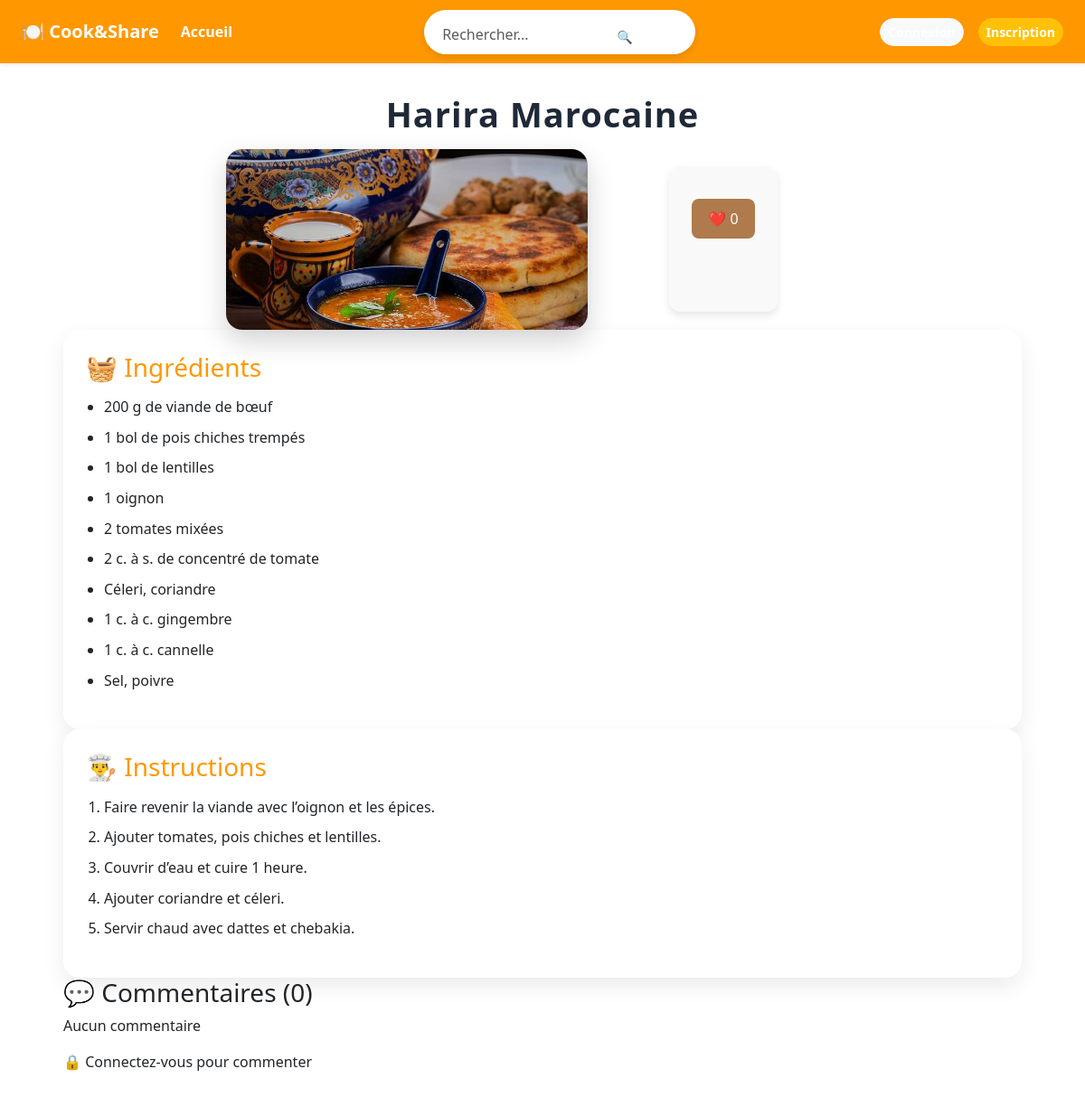
Screenshot of /recipe/6/ with the database file from the repository.
### recipes/models.py (models this page shows, shortened)
class Recipe(models.Model):
    title = models.CharField(max_length=200)
    ingredients = models.TextField()
    instructions = models.TextField()
    image = models.ImageField(upload_to='recipes/', blank=True, null=True)
    author = models.ForeignKey(User, on_delete=models.CASCADE)
    created_at = models.DateTimeField(auto_now_add=True)
    def total_likes(self):
        return self.likes.count()  # related_name='likes'

### recipes/views.py (the view)
# urls.py: path('recipe/<int:id>/', views.recipe_detail, name='recipe_detail'),
def recipe_detail(request, id):
    recipe = get_object_or_404(Recipe, id=id)
    instructions_list = recipe.instructions.splitlines()
    return render(request, 'recipes/recipe_detail.html', {
        'recipe': recipe,
        'instructions_list': instructions_list
    })

### recipes/templates/recipes/recipe_detail.html (shortened to what this page needs)
{% extends 'base.html' %}
{% load static %}
{% block content %}
<div class="recipe-detail-container">
    <h1 class="recipe-title">{{ recipe.title }}</h1>
    {% if recipe.image %}
    <div class="recipe-image-wrapper">
        <img src="{{ recipe.image.url }}" alt="{{ recipe.title }}" class="recipe-image">
        <form method="POST" action="{% url 'like_recipe' recipe.id %}" class="like-overlay">
            <button type="submit" class="like-circle">
                ❤️ <span>{{ recipe.total_likes }}</span>
            </button>
        </form>
    </div>
    {% endif %}
    <div class="recipe-sections">
        <div class="recipe-box">
            <h3>🧺 Ingrédients</h3>
            <ul>
                {% for ing in recipe.ingredients.splitlines %}
                    {% if ing %}
                        <li>{{ ing }}</li>
                    {% endif %}
                {% endfor %}
            </ul>
        </div>
        <div class="recipe-box">
            <h3>👨‍🍳 Instructions</h3>
            <ol>
                {% for step in instructions_list %}
                    {% if step %}
                        <li>{{ step }}</li>
                    {% endif %}
                {% endfor %}
            </ol>
        </div>
    </div>
    <div class="comments-section">
        <h3>💬 Commentaires ({{ recipe.comments.count }})</h3>
        {% for comment in recipe.comments.all %}
            <div class="comment">
                <strong>{{ comment.user.username }}</strong>
                <p>{{ comment.content }}</p>
                <small>{{ comment.created_at|date:"d M Y H:i" }}</small>
            </div>
        {% empty %}
            <p>Aucun commentaire</p>
        {% endfor %}
        {% if user.is_authenticated %}
            <form method="POST" action="{% url 'add_comment' recipe.id %}" class="comment-form">
                {% csrf_token %}
                <textarea name="content" placeholder="Écrire un commentaire..." required></textarea>
                <button type="submit">Envoyer</button>
            </form>
        {% else %}
            <p>🔒 Connectez-vous pour commenter</p>
        {% endif %}
    </div>
</div>
{% endblock %}

### recipes/static/css/style.css (style rules this page uses)
body { background-color: #f8f9fa; font-family: 'Segoe UI', Tahoma, sans-serif; }
body { background-color: #f6f6f6; font-family: 'Segoe UI', Tahoma, sans-serif; }
.recipe-detail-container { max-width: 900px; margin: 40px auto; padding: 20px; }
.recipe-title { text-align: center; font-size: 40px; margin-bottom: 30px; }
.recipe-image-wrapper { display: flex; justify-content: center; margin-bottom: 30px; }
.recipe-image-wrapper img { width: 70%; max-height: 420px; object-fit: cover; border-radius: 20px; box-shadow: 0 10px 30px rgba(0,0,0,0.15); }
.recipe-image-wrapper { display: flex; justify-content: center; margin: 30px 0; }
.recipe-image-wrapper img { width: 40%; max-width: 500px; height: auto; border-radius: 18px; box-shadow: 0 8px 20px rgba(0, 0, 0, 0.15); }
.recipe-image-wrapper img { width: 380px; max-width: 90%; border-radius: 20px; box-shadow: 0 10px 25px rgba(0,0,0,0.15); }
.recipe-image-wrapper { text-align: center; margin: 20px 0; }
.recipe-image-wrapper img { width: 200px; max-width: 90%; height: auto; border-radius: 10px; box-shadow: 0 8px 20px rgba(0,0,0,0.15); }
.recipe-image-wrapper { display: flex; justify-content: center; margin: 25px 0; }
.recipe-image-wrapper img { width: 400px; height: 200px; object-fit: cover; border-radius: 18px; box-shadow: 0 12px 30px rgba(0,0,0,0.18); }
.recipe-title { text-align: center; font-size: 36px; font-weight: 700; margin-bottom: 20px; letter-spacing: 1px; color: #222; }
.recipe-title { text-align: center; font-size: 38px; font-weight: 700; margin-bottom: 15px; color: #1f2937; letter-spacing: 1px; }
.recipe-image-wrapper { position: relative; max-width: 700px; margin: auto; }
.recipe-image { width: 100%; border-radius: 20px; }
.recipe-image-wrapper { position: relative; width: 700px; margin: 20px auto; }
.recipe-image { width: 100%; border-radius: 20px; display: block; }
.recipe-box { background: #ffffff; padding: 25px; border-radius: 18px; box-shadow: 0 10px 25px rgba(0,0,0,0.08); }
.recipe-box h3 { margin-bottom: 15px; color: #ff9800; }
.recipe-box ul, .recipe-box ol { padding-left: 20px; }
.recipe-box li { margin-bottom: 8px; line-height: 1.6; }
.recipe-detail-container { max-width: 1100px; margin: 0 auto; padding-top: 20px; }
.recipe-image-wrapper { margin: 0 auto; }
.recipe-image { max-width: 700px; width: 100%; border-radius: 18px; box-shadow: 0 15px 30px rgba(0,0,0,0.15); }
.recipe-box { background: #fff; padding: 25px; border-radius: 18px; box-shadow: 0 10px 25px rgba(0,0,0,0.08); }
.recipe-image-wrapper { margin-bottom: 0 !important; }
.recipe-detail-container { padding-top: 10px !important; }
body { background: #f4f4f4; font-family: Arial, sans-serif; }
body { background: #f3f3f3; font-family: Arial, sans-serif; }
body { background: linear-gradient(135deg, #ff9800, #ff5722); min-height: 100vh; }
body { background: #fff; }
body { background-color: white !important; }
body { background: #f5f5f5; }
body { background-color: #f5f5f5; font-family: 'Segoe UI', sans-serif; }
* { box-sizing: border-box; font-family: "Segoe UI", Tahoma, sans-serif; }
body { margin: 0; background: #f5f6fa; }
h1 { text-align: center; color: #e67e22; margin-bottom: 30px; }
button, input[type="submit"] { width: 100%; background: #e67e22; color: #fff; border: none; padding: 12px; font-size: 16px; border-radius: 6px; cursor: pointer; transition: background 0.3s ease; }
form { max-width: 400px; margin: 20px auto; padding: 25px; background-color: #f9f9f9; border-radius: 12px; box-shadow: 0 4px 8px rgba(0,0,0,0.1); }
form button { background-color: #af7a4c; color: white; padding: 10px 18px; border: none; border-radius: 8px; cursor: pointer; font-size: 16px; margin-top: 10px; transition: background-color 0.3s ease; }
h1 { text-align: center; margin-bottom: 20px; font-size: 28px; color: #333; }

### rows the page displays
Recipe: title "Harira Marocaine", image (picture), total_likes "0", comments.count "0"

### other values shown
{{ ing }} "200 g de viande de bœuf" "1 bol de pois chiches trempés" "1 bol de lentilles" "1 oignon" "2 tomates mixées" "2 c. à s. de concentré de tomate" "Céleri, coriandre" "1 c. à c. gingembre" "1 c. à c. cannelle" "Sel, poivre"
{{ step }} "Faire revenir la viande avec l’oignon et les épices." "Ajouter tomates, pois chiches et lentilles." "Couvrir d’eau et cuire 1 heure." "Ajouter coriandre et céleri." "Servir chaud avec dattes et chebakia."
